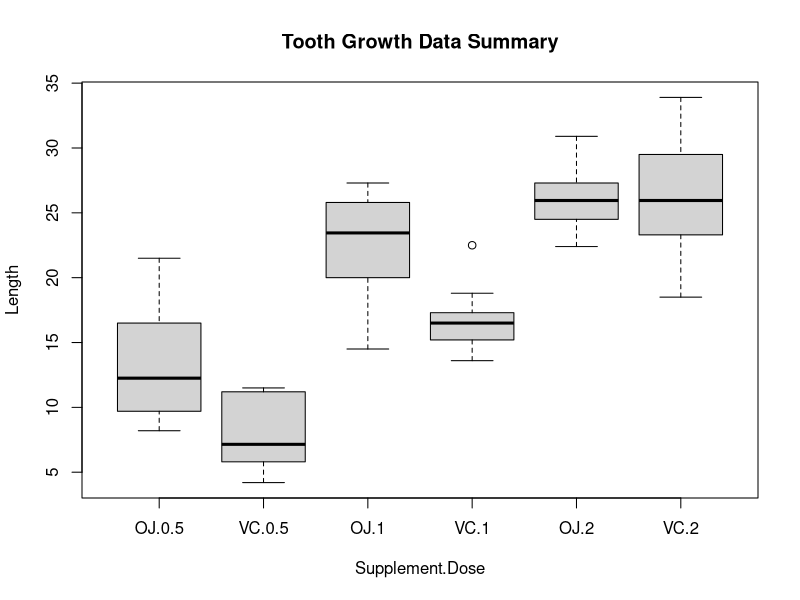

R code for this plot: (Note: this script raises an error after producing the figure.)
## ---- chunk 1
library(datasets)
toothdata <- data.frame(ToothGrowth)
str(toothdata)
head(toothdata)
## ---- chunk 2
boxplot(len ~ supp * dose, data=toothdata, main='Tooth Growth Data Summary', ylab='Length', xlab='Supplement.Dose')
## ---- chunk 3
t.test(len~supp, paired=F, var.equal=F, data=toothdata)
## ---- chunk 4
s1 <- subset(toothdata, dose == c(0.5, 1.0))
s2 <- subset(toothdata, dose == c(0.5, 2.0))
s3 <- subset(toothdata, dose == c(1.0, 2.0))
## ---- chunk 5
t.test(len~dose, paired=F, var.equal=F, data=s1)
t.test(len~dose, paired=F, var.equal=F, data=s2)
t.test(len~dose, paired=F, var.equal=F, data=s3)
